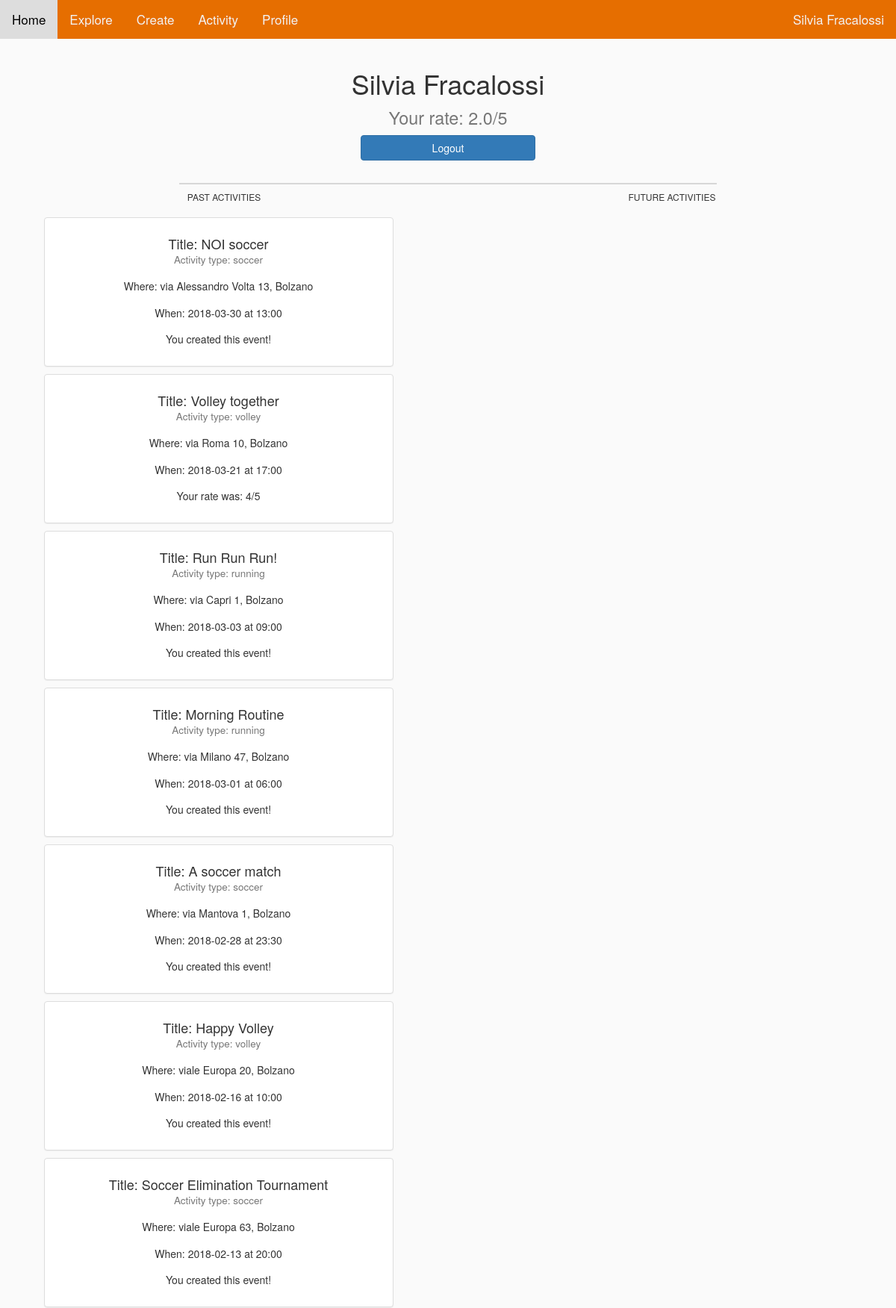
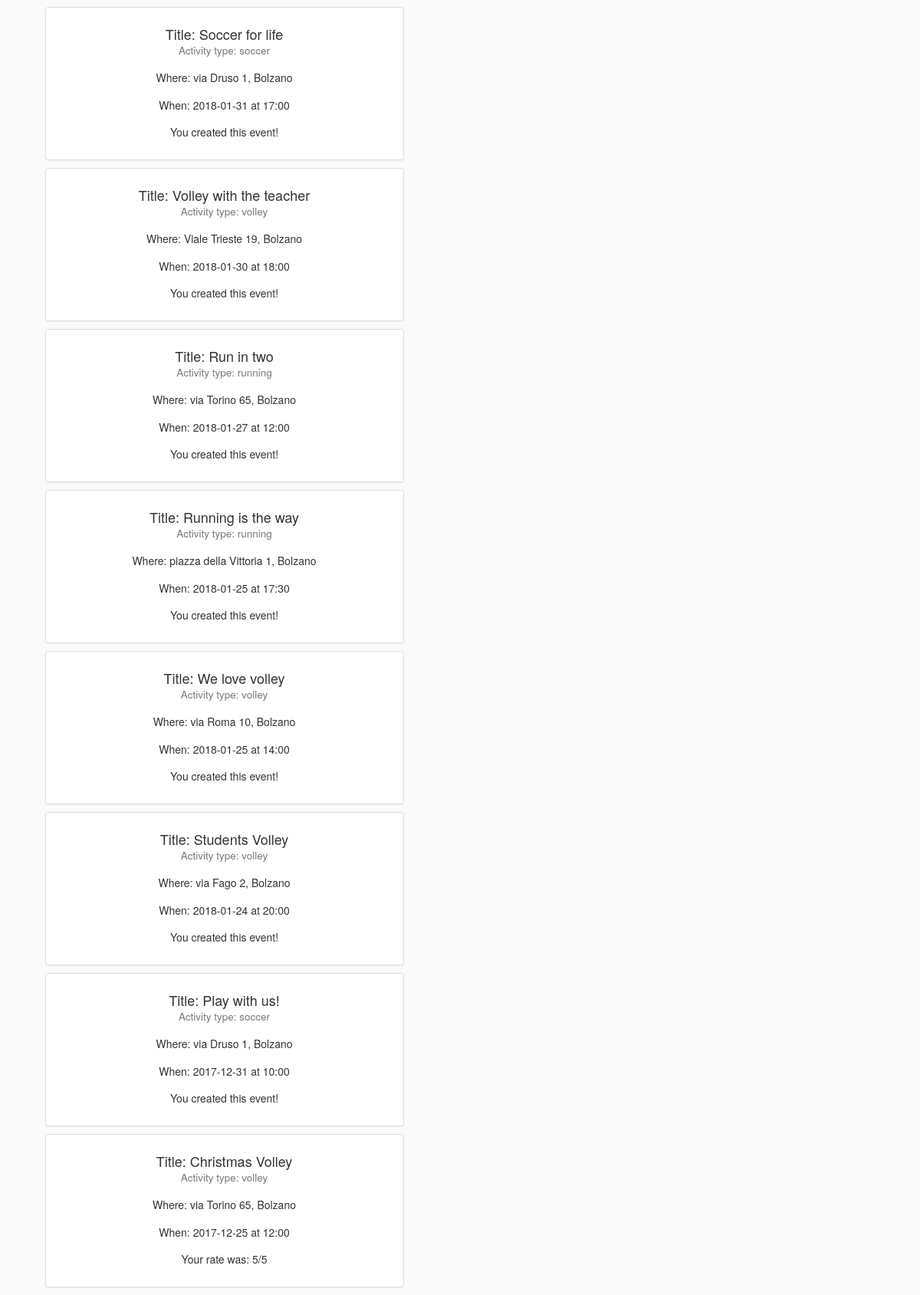
The app's page /NOSTRIFILE/SIT_OLD/profile.php (signed in) with its own data (2 pictures, top to bottom).
### tables this page shows
CREATE TABLE athletes (
    ath_id INT NOT NULL AUTO_INCREMENT,
    ath_firstname VARCHAR(20) NOT NULL,
    ath_lastname VARCHAR(20) NOT NULL,
    ath_email VARCHAR(45) NOT NULL,
    ath_username VARCHAR(25) UNIQUE NOT NULL,
    ath_password VARCHAR(32) NOT NULL,
    PRIMARY KEY (ath_id)
);

CREATE TABLE participates (
    par_event_id INT NOT NULL,
    par_partecipant_id INT NOT NULL,
    par_rate INT DEFAULT NULL COMMENT 'between 0 and 5',
    PRIMARY KEY (par_event_id, par_partecipant_id),
    FOREIGN KEY (par_event_id) REFERENCES events(ev_id) ON DELETE CASCADE,
    FOREIGN KEY (par_partecipant_id) REFERENCES athletes(ath_id)
);

CREATE TABLE events (
    ev_id INT NOT NULL,
    ev_creator_id INT NOT NULL,
    ev_title VARCHAR(45) NOT NULL,
    ev_sport ENUM('running', 'soccer', 'volley') NOT NULL,
    ev_max_partic INT NOT NULL,
    ev_date DATE NOT NULL,
    ev_time TIME NOT NULL,
    ev_street VARCHAR(45) NOT NULL,
    ev_civic_number INT DEFAULT '1',
    ev_city VARCHAR(45) NOT NULL,
    ev_zip INT(5) NOT NULL,
    ev_lat VARCHAR(15) DEFAULT NULL,
    ev_long VARCHAR(15) DEFAULT NULL,
    ev_visibility TINYINT(1) DEFAULT '0' COMMENT '0 public, 1 private',
    ev_note VARCHAR(150) DEFAULT NULL,
    PRIMARY KEY (ev_id),
    FOREIGN KEY (ev_creator_id) REFERENCES athletes(ath_id)
);

### NOSTRIFILE/SIT_OLD/DatabaseConnector.php (called while the page is built, shortened)
<?php
$servername = "localhost";
$dbuser = "root";
$dbpass = "";
$dbname = "sit";
function getAthlete($id){
    global $servername, $dbuser, $dbpass, $dbname;
    $conn = new mysqli($servername, $dbuser, $dbpass, $dbname);
    $sql = "SELECT * FROM athletes WHERE ath_id LIKE \"".$id."\" LIMIT 1;";
    $result = $conn->query($sql);
    if ($result->num_rows > 0) {
        return $result;
    } else {
        return array();
    }
}
function getPastPartEvents($user_id) {
    global $servername, $dbuser, $dbpass, $dbname;
    $conn = new mysqli($servername, $dbuser, $dbpass, $dbname);
    $sql_now = "SELECT CURDATE() as \"date\", CURTIME() as \"time\";";
    $result_now = $conn->query($sql_now);
    if ($result_now->num_rows > 0) {
        while ($row = $result_now->fetch_assoc()) {
            $curdate = $row["date"];
            $curtime = $row["time"];
        }
    }
    else {
        echo "<script type='text/javascript'>alert('Something went wrong...\\nPlease, try again.');</script>";
        return;
    }
    $select = "SELECT ev_id, ev_creator_id, ev_title, ev_sport, ev_max_partic, ev_date, DATE_FORMAT(ev_time, '%H:%i') as ev_time, ev_street, ev_civic_number, ev_city, ev_zip, ev_lat, ev_long, ev_visibility, ev_note, par_event_id, par_partecipant_id, par_rate";
    $sql = $select." FROM participates, events WHERE participates.par_event_id=events.ev_id AND par_partecipant_id=".$user_id." AND ((ev_date<'".$curdate."') OR (ev_date='".$curdate."' AND ev_time<'".$curtime."')) ORDER BY ev_date DESC, ev_time DESC";
    $result = $conn->query($sql);
    if ($result->num_rows > 0) {
        return $result;
    } else {
        return array();
    }
}
function getAthleteAvgRate($user_id) {
    global $servername, $dbuser, $dbpass, $dbname;
    $conn = new mysqli($servername, $dbuser, $dbpass, $dbname);
    $sql = "SELECT ROUND(AVG(par_rate),1) as \"rate\" FROM participates, events WHERE events.ev_id = participates.par_event_id AND events.ev_creator_id=".$user_id.";";
    $result = $conn->query($sql);
    if ($result->num_rows > 0) {
        while ($row = $result->fetch_assoc()) {
            $rate = $row["rate"];
        }
        return $rate;
    } else {
        echo "<script type='text/javascript'>alert('Something went wrong...\\nPlease, try again.');</script>";
    }
}
function getRateByParticipant($user_id, $event_id) {
    global $servername, $dbuser, $dbpass, $dbname;
    $conn = new mysqli($servername, $dbuser, $dbpass, $dbname);
    $sql = "SELECT ROUND(AVG(par_rate),0) as \"rate\" FROM participates WHERE par_event_id = ".$event_id." AND par_partecipant_id = ".$user_id.";";
    $result = $conn->query($sql);
    if ($result->num_rows > 0) {
        while ($row = $result->fetch_assoc()) {
            $rate = $row["rate"];
        }
        return $rate;
    } else {
        echo "<script type='text/javascript'>alert('Something went wrong...\\nPlease, try again.');</script>";
    }
}
?>

### NOSTRIFILE/SIT_OLD/profile.php (the view, shortened to what this page needs)
<!DOCTYPE html>
<?php
include ("DatabaseConnector.php");
$resAth = getAthlete($_SESSION["id"]);
foreach ($resAth as $record){
	$name = $record["ath_firstname"] . " " . $record["ath_lastname"];
}
$rate = getAthleteAvgRate($_SESSION["id"]);
?>
<html>
<head>
	<link rel="stylesheet" href="https://maxcdn.bootstrapcdn.com/bootstrap/3.3.7/css/bootstrap.min.css">
	<link rel="stylesheet" href="global.css">
</head>
<body>
	<div class="topnav" id="myTopnav">
		<a href="home.php">Home</a>
		<a href="explore.php">Explore</a>
		<a href="create.php">Create</a>
		<a href="activity.php">Activity</a>
		<a href="profile.php">Profile</a>
		<?php echo "<a href=\"profile.php\" id=\"userBar\" style=\"float: right;\">" . $name . "</a>"; ?>
	</div>
	<div class="row" style="width: 23%; margin: 0 auto; margin-top: 20px;">
		<h1 style="text-align: center;"><?php echo $name; ?>
      <?php
      if ($rate != ""){
        ?>
        <br><small style="text-align: center;">Your rate: <?= $rate ?>/5</small>
        <?php } ?>
      </h1>
      <form action="index.php">
       <div class="row" style="width:85%; margin:0 auto;">
        <button type="submit" class="btn btn-primary" style="width: 100%;">Logout</button>
      </div>
    </form>
  </div>
  <div class="row" style="margin: 0 auto; margin-top: 30px; width: 60%; border:1px solid #D7D7D7;">
  </div>
  <div class="row" style="width: 100%; margin: 0 auto;">
   <div class="hidden-xs hidden-sm col-md-6">
    <h6 style="text-align: center;">PAST ACTIVITIES</h6>
  </div>
  <div class="col-md-6">
    <h6 style="text-align: center;">FUTURE ACTIVITIES</h6>
  </div>
</div>
<div class="row">
	<div class="hidden-xs hidden-sm col-md-6">
   <?php
   $res = getPastPartEvents($_SESSION["id"]);
   foreach($res as $record){
    $event_id = $record["ev_id"];
    $title = $record["ev_title"];
    $sport = $record["ev_sport"];
    $date = $record["ev_date"];
    $time = $record["ev_time"];
    $city = $record["ev_city"];
    $street = $record["ev_street"];
    $civic_number = $record["ev_civic_number"];
    $creator = $record["ev_creator_id"];
    $rate2 = getRateByParticipant($_SESSION["id"], $event_id)
    ?>
    <div class="panel panel-default" style="width: 80%; height: 200px; margin: 0 auto; margin-top: 10px; margin-bottom: 10px;">
     <div class="panel-body">
      <div class="row" style="text-align: center;">
        <h4>Title: <?= $title ?><br>
          <small style="text-align: center;">Activity type: <?=$sport ?></small><br>
        </h4>
      </div>
      <div class="row" style="text-align: center;">
        <h5>Where: <?= $street ?> <?= $civic_number ?>, <?= $city ?></h5>
      </div>
      <div class="row" style="text-align: center;">
        <h5>When: <?= $date ?> at <?= $time ?></h5>
      </div>
      <div class="row" style="text-align: center;">
        <?php
        if ($rate2 == "" && $creator != $_SESSION["id"]){
          ?>
          <form method="POST" action="profile.php">
            <div class="col-md-6">
              <select class="form-control" name="rate" style="margin-left: 82%; width: 60px;">
                <option>1</option>
                <option>2</option>
                <option selected>3</option>
                <option>4</option>
                <option>5</option>
              </select>
              <input type="text" name="hidden_event_id" value="<?= $event_id ?>" hidden />
            </div>
            <div class="col-md-6">
             <button type="submit" class="btn btn-primary" style="width: 60px;">Rate</button>
           </div>
         </form>
         <?php } else {
          if ($creator == $_SESSION["id"]){ ?>
          <div class="row" style="text-align: center;">
            <h5>You created this event!</h5>
          </div>
          <?php } else { ?>
          <div class="row" style="text-align: center;">
            <h5>Your rate was: <?= $rate2 ?>/5</h5>
          </div>
          <?php }} ?>
        </div>
      </div>
    </div>
    <?php   } ?>
  </div>
  <div class="col-md-6">
</div>
</div>
</body>
</html>

### NOSTRIFILE/SIT_OLD/global.css (style rules this page uses)
.topnav { background-color: #E66E00; overflow: hidden; }
.topnav a { float: left; display: block; color: #f2f2f2; text-align: center; padding: 14px 16px; text-decoration: none; font-size: 17px; }
body { background-color: #FAFAFA; }
button { background-size: cover; background-color: #eee; }

### records on screen
athletes: name "Silvia Fracalossi"
participates: par_event.ev_title "NOI soccer", par_event.ev_sport "soccer", par_event.ev_street "via Alessandro Volta", par_event.ev_civic_number "13", par_event.ev_city "Bolzano", par_event.ev_date "2018-03-30", time "13:00", shows "You created this event!"
participates: par_event.ev_title "Volley together", par_event.ev_sport "volley", par_event.ev_street "via Roma", par_event.ev_civic_number "10", par_event.ev_city "Bolzano", par_event.ev_date "2018-03-21", time "17:00", rate2 "4"
participates: par_event.ev_title "Run Run Run!", par_event.ev_sport "running", par_event.ev_street "via Capri", par_event.ev_civic_number "1", par_event.ev_city "Bolzano", par_event.ev_date "2018-03-03", time "09:00", shows "You created this event!"
participates: par_event.ev_title "Morning Routine", par_event.ev_sport "running", par_event.ev_street "via Milano", par_event.ev_civic_number "47", par_event.ev_city "Bolzano", par_event.ev_date "2018-03-01", time "06:00", shows "You created this event!"
participates: par_event.ev_title "A soccer match", par_event.ev_sport "soccer", par_event.ev_street "via Mantova", par_event.ev_civic_number "1", par_event.ev_city "Bolzano", par_event.ev_date "2018-02-28", time "23:30", shows "You created this event!"
participates: par_event.ev_title "Happy Volley", par_event.ev_sport "volley", par_event.ev_street "viale Europa", par_event.ev_civic_number "20", par_event.ev_city "Bolzano", par_event.ev_date "2018-02-16", time "10:00", shows "You created this event!"
participates: par_event.ev_title "Soccer Elimination Tournament", par_event.ev_sport "soccer", par_event.ev_street "viale Europa", par_event.ev_civic_number "63", par_event.ev_city "Bolzano", par_event.ev_date "2018-02-13", time "20:00", shows "You created this event!"
participates: par_event.ev_title "Soccer for life", par_event.ev_sport "soccer", par_event.ev_street "via Druso", par_event.ev_civic_number "1", par_event.ev_city "Bolzano", par_event.ev_date "2018-01-31", time "17:00", shows "You created this event!"
participates: par_event.ev_title "Volley with the teacher", par_event.ev_sport "volley", par_event.ev_street "Viale Trieste", par_event.ev_civic_number "19", par_event.ev_city "Bolzano", par_event.ev_date "2018-01-30", time "18:00", shows "You created this event!"
participates: par_event.ev_title "Run in two", par_event.ev_sport "running", par_event.ev_street "via Torino", par_event.ev_civic_number "65", par_event.ev_city "Bolzano", par_event.ev_date "2018-01-27", time "12:00", shows "You created this event!"
participates: par_event.ev_title "Running is the way", par_event.ev_sport "running", par_event.ev_street "piazza della Vittoria", par_event.ev_civic_number "1", par_event.ev_city "Bolzano", par_event.ev_date "2018-01-25", time "17:30", shows "You created this event!"
participates: par_event.ev_title "We love volley", par_event.ev_sport "volley", par_event.ev_street "via Roma", par_event.ev_civic_number "10", par_event.ev_city "Bolzano", par_event.ev_date "2018-01-25", time "14:00", shows "You created this event!"
participates: par_event.ev_title "Students Volley", par_event.ev_sport "volley", par_event.ev_street "via Fago", par_event.ev_civic_number "2", par_event.ev_city "Bolzano", par_event.ev_date "2018-01-24", time "20:00", shows "You created this event!"
participates: par_event.ev_title "Play with us!", par_event.ev_sport "soccer", par_event.ev_street "via Druso", par_event.ev_civic_number "1", par_event.ev_city "Bolzano", par_event.ev_date "2017-12-31", time "10:00", shows "You created this event!"
participates: par_event.ev_title "Christmas Volley", par_event.ev_sport "volley", par_event.ev_street "via Torino", par_event.ev_civic_number "65", par_event.ev_city "Bolzano", par_event.ev_date "2017-12-25", time "12:00", rate2 "5"

### other values on screen
$rate "2.0"
